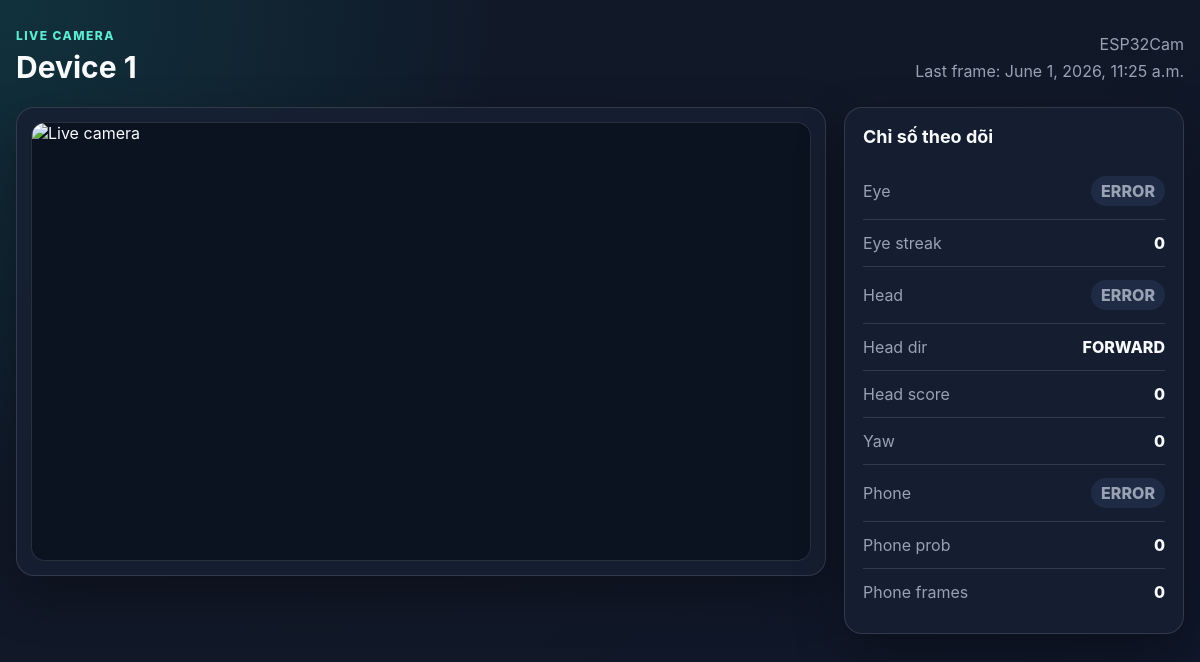
Page /devices/1/live/ on the committed database.
### devices/models.py (models this page shows, shortened)
class Device(models.Model):
    name = models.CharField(max_length=100)
    token = models.CharField(max_length=64, unique=True)
    vehicle = models.ForeignKey(
        Vehicle,
        on_delete=models.SET_NULL,
        null=True,
        blank=True
    )
    is_active = models.BooleanField(default=True)
    last_seen = models.DateTimeField(null=True, blank=True)
    created_at = models.DateTimeField(auto_now_add=True)
    latest_frame = models.ImageField(upload_to='live/', null=True, blank=True)
    latest_frame_at = models.DateTimeField(null=True, blank=True)

### devices/views.py (the view, shortened to what this page needs)
# urls.py: path("<int:id>/live/", views.device_live_view, name="device_live_view"),
def device_live_view(request, id):
    device = get_object_or_404(Device, id=id)
    return render(
        request,
        "live_view.html",
        {
            "device": device,
            "DROWSINESS_EYE_CLOSED_FRAMES": getattr(
                settings, "DROWSINESS_EYE_CLOSED_FRAMES", 6
            ),
        },
    )

### categories/context_processors.py (called while the page is built)
def menu_links(request):
    links = Category.objects.all()
    return dict(links=links)

### templates/live_view.html (shortened to what this page needs)
<!doctype html>
<html lang="vi">
  <head>
  </head>
  <body>
    <main class="live-shell">
      <header class="live-header">
        <div>
          <p>Live camera</p>
          <h1>Device {{ device.id }}</h1>
        </div>
        <div class="device-meta">
          <div>{{ device.name }}</div>
          <div>Last frame: {{ device.latest_frame_at|default:"Chưa có ảnh" }}</div>
        </div>
      </header>
      <section class="live-grid">
        <div class="camera-panel">
          <img id="camera" src="/devices/{{ device.id }}/frame/" alt="Live camera" />
        </div>
        <aside class="status-panel" id="statusBox">
          <h2>Chỉ số theo dõi</h2>
          <div class="metric">
            <span>Eye</span><span class="status-value" id="eyeStatus">...</span>
          </div>
          <div class="metric"><span>Eye streak</span><strong id="eyeStreak">0</strong></div>
          <div class="metric">
            <span>Head</span><span class="status-value" id="headStatus">...</span>
          </div>
          <div class="metric"><span>Head dir</span><strong id="headDirection">FORWARD</strong></div>
          <div class="metric"><span>Head score</span><strong id="headScore">0</strong></div>
          <div class="metric"><span>Yaw</span><strong id="headYaw">0</strong></div>
          <div class="metric">
            <span>Phone</span><span class="status-value" id="phoneStatus">...</span>
          </div>
          <div class="metric"><span>Phone prob</span><strong id="phoneProbability">0</strong></div>
          <div class="metric"><span>Phone frames</span><strong id="phoneFrames">0</strong></div>
        </aside>
      </section>
    </main>
  </body>
</html>

### templates/live_view.html (style rules this page uses)
:root { --bg: #101828; --panel: #172033; --panel-strong: #1f2a44; --line: rgba(255, 255, 255, 0.12); --text: #f8fafc; --muted: #98a2b3; --good: #22c55e; --warn: #f59e0b; --bad: #ef4444; }
* { box-sizing: border-box; }
body { min-height: 100vh; margin: 0; color: var(--text); background: radial-gradient(circle at top left, rgba(20, 184, 166, 0.16), transparent 32rem), linear-gradient(135deg, #101828 0%, #111827 48%, #0f172a 100%); font-family: Inter, system-ui, -apple-system, BlinkMacSystemFont, "Segoe UI", sans-serif; }
.live-shell { width: min(1180px, calc(100% - 32px)); margin: 0 auto; padding: 28px 0; }
.live-header { display: flex; justify-content: space-between; gap: 18px; align-items: flex-end; margin-bottom: 22px; }
.live-header p { margin: 0 0 6px; color: #5eead4; font-size: 12px; font-weight: 800; letter-spacing: 0.12em; text-transform: uppercase; }
.live-header h1 { margin: 0; font-size: 30px; }
.device-meta { color: var(--muted); text-align: right; line-height: 1.7; }
.live-grid { display: grid; grid-template-columns: minmax(0, 1fr) 340px; gap: 18px; align-items: start; }
.camera-panel, .status-panel { border: 1px solid var(--line); border-radius: 18px; background: rgba(23, 32, 51, 0.86); box-shadow: 0 20px 50px rgba(0, 0, 0, 0.32); backdrop-filter: blur(10px); }
.camera-panel { padding: 14px; }
#camera { display: block; width: 100%; aspect-ratio: 16 / 9; object-fit: contain; border: 1px solid var(--line); border-radius: 14px; background: #0b1220; }
.status-panel { padding: 18px; }
.status-panel h2 { margin: 0 0 16px; font-size: 18px; }
.metric { display: flex; align-items: center; justify-content: space-between; gap: 16px; padding: 13px 0; border-top: 1px solid var(--line); }
.metric:first-of-type { border-top: 0; }
.metric span:first-child { color: var(--muted); }
.metric strong, .metric span:last-child { font-weight: 800; }
.status-value { padding: 5px 10px; border-radius: 999px; background: var(--panel-strong); }

### rows in the picture
Device: id "1", name "ESP32Cam", latest_frame_at "June 1, 2026, 11:25 a.m."
